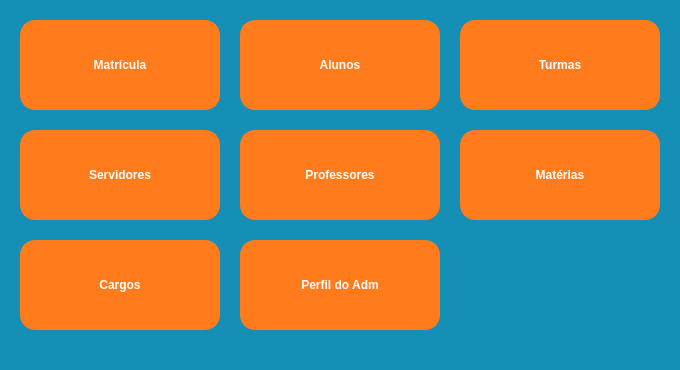
<?xml version="1.0" encoding="UTF-8"?>
<ui version="4.0">
 <class>MainWindow</class>
 <widget class="QMainWindow" name="MainWindow">
  <property name="geometry">
   <rect>
    <x>0</x>
    <y>0</y>
    <width>680</width>
    <height>370</height>
   </rect>
  </property>
  <property name="sizePolicy">
   <sizepolicy hsizetype="Fixed" vsizetype="Fixed">
    <horstretch>0</horstretch>
    <verstretch>0</verstretch>
   </sizepolicy>
  </property>
  <property name="minimumSize">
   <size>
    <width>680</width>
    <height>200</height>
   </size>
  </property>
  <property name="maximumSize">
   <size>
    <width>680</width>
    <height>600</height>
   </size>
  </property>
  <property name="windowTitle">
   <string>Início</string>
  </property>
  <widget class="QWidget" name="centralwidget">
   <property name="styleSheet">
    <string notr="true">#centralwidget {
background-color:  rgb(21, 143, 181);
}</string>
   </property>
   <widget class="QPushButton" name="btnMatricula">
    <property name="geometry">
     <rect>
      <x>20</x>
      <y>20</y>
      <width>200</width>
      <height>90</height>
     </rect>
    </property>
    <property name="font">
     <font>
      <weight>75</weight>
      <bold>true</bold>
     </font>
    </property>
    <property name="styleSheet">
     <string notr="true">border: 2px solid rgb(255, 123, 28);
border-radius: 15px;
background-color: rgb(255, 123, 28);
color: #fff;</string>
    </property>
    <property name="text">
     <string>Matrícula</string>
    </property>
    <property name="icon">
     <iconset>
      <normaloff>icons/matricula.png</normaloff>icons/matricula.png</iconset>
    </property>
    <property name="iconSize">
     <size>
      <width>32</width>
      <height>32</height>
     </size>
    </property>
    <property name="flat">
     <bool>false</bool>
    </property>
   </widget>
   <widget class="QPushButton" name="btnAlunos">
    <property name="geometry">
     <rect>
      <x>240</x>
      <y>20</y>
      <width>200</width>
      <height>90</height>
     </rect>
    </property>
    <property name="font">
     <font>
      <weight>75</weight>
      <bold>true</bold>
     </font>
    </property>
    <property name="styleSheet">
     <string notr="true">border: 2px solid rgb(255, 123, 28);
border-radius: 15px;
background-color: rgb(255, 123, 28);
color: #fff;</string>
    </property>
    <property name="text">
     <string>Alunos</string>
    </property>
    <property name="icon">
     <iconset>
      <normaloff>icons/alunos.png</normaloff>icons/alunos.png</iconset>
    </property>
    <property name="iconSize">
     <size>
      <width>32</width>
      <height>32</height>
     </size>
    </property>
   </widget>
   <widget class="QPushButton" name="btnMaterias">
    <property name="geometry">
     <rect>
      <x>460</x>
      <y>130</y>
      <width>200</width>
      <height>90</height>
     </rect>
    </property>
    <property name="font">
     <font>
      <weight>75</weight>
      <bold>true</bold>
     </font>
    </property>
    <property name="styleSheet">
     <string notr="true">border: 2px solid rgb(255, 123, 28);
border-radius: 15px;
background-color: rgb(255, 123, 28);
color: #fff;</string>
    </property>
    <property name="text">
     <string>Matérias</string>
    </property>
    <property name="icon">
     <iconset>
      <normaloff>icons/materias.png</normaloff>icons/materias.png</iconset>
    </property>
    <property name="iconSize">
     <size>
      <width>32</width>
      <height>32</height>
     </size>
    </property>
   </widget>
   <widget class="QPushButton" name="btnProfessores">
    <property name="geometry">
     <rect>
      <x>240</x>
      <y>130</y>
      <width>200</width>
      <height>90</height>
     </rect>
    </property>
    <property name="font">
     <font>
      <weight>75</weight>
      <bold>true</bold>
     </font>
    </property>
    <property name="styleSheet">
     <string notr="true">border: 2px solid rgb(255, 123, 28);
border-radius: 15px;
background-color: rgb(255, 123, 28);
color: #fff;</string>
    </property>
    <property name="text">
     <string>Professores</string>
    </property>
    <property name="icon">
     <iconset>
      <normaloff>icons/alunos.png</normaloff>icons/alunos.png</iconset>
    </property>
    <property name="iconSize">
     <size>
      <width>32</width>
      <height>32</height>
     </size>
    </property>
   </widget>
   <widget class="QPushButton" name="btnTurmas">
    <property name="geometry">
     <rect>
      <x>460</x>
      <y>20</y>
      <width>200</width>
      <height>90</height>
     </rect>
    </property>
    <property name="font">
     <font>
      <weight>75</weight>
      <bold>true</bold>
     </font>
    </property>
    <property name="styleSheet">
     <string notr="true">border: 2px solid rgb(255, 123, 28);
border-radius: 15px;
background-color: rgb(255, 123, 28);
color: #fff;</string>
    </property>
    <property name="text">
     <string>Turmas</string>
    </property>
    <property name="icon">
     <iconset>
      <normaloff>icons/turma.png</normaloff>icons/turma.png</iconset>
    </property>
    <property name="iconSize">
     <size>
      <width>32</width>
      <height>32</height>
     </size>
    </property>
   </widget>
   <widget class="QPushButton" name="btnServidores">
    <property name="geometry">
     <rect>
      <x>20</x>
      <y>130</y>
      <width>200</width>
      <height>90</height>
     </rect>
    </property>
    <property name="font">
     <font>
      <weight>75</weight>
      <bold>true</bold>
     </font>
    </property>
    <property name="styleSheet">
     <string notr="true">border: 2px solid rgb(255, 123, 28);
border-radius: 15px;
background-color: rgb(255, 123, 28);
color: #fff;</string>
    </property>
    <property name="text">
     <string>Servidores</string>
    </property>
    <property name="icon">
     <iconset>
      <normaloff>icons/alunos.png</normaloff>icons/alunos.png</iconset>
    </property>
    <property name="iconSize">
     <size>
      <width>32</width>
      <height>32</height>
     </size>
    </property>
   </widget>
   <widget class="QPushButton" name="btnExit">
    <property name="geometry">
     <rect>
      <x>620</x>
      <y>334</y>
      <width>32</width>
      <height>32</height>
     </rect>
    </property>
    <property name="font">
     <font>
      <weight>75</weight>
      <bold>true</bold>
     </font>
    </property>
    <property name="toolTip">
     <string>&lt;html&gt;&lt;head/&gt;&lt;body style=&quot;background-color: #fff;&quot;&gt;&lt;p&gt;Sair&lt;/p&gt;&lt;/body&gt;&lt;/html&gt;</string>
    </property>
    <property name="styleSheet">
     <string notr="true"/>
    </property>
    <property name="text">
     <string/>
    </property>
    <property name="icon">
     <iconset>
      <normaloff>icons/exit.png</normaloff>icons/exit.png</iconset>
    </property>
    <property name="iconSize">
     <size>
      <width>32</width>
      <height>32</height>
     </size>
    </property>
    <property name="flat">
     <bool>true</bool>
    </property>
   </widget>
   <widget class="QPushButton" name="btnCargos">
    <property name="geometry">
     <rect>
      <x>20</x>
      <y>240</y>
      <width>200</width>
      <height>90</height>
     </rect>
    </property>
    <property name="font">
     <font>
      <weight>75</weight>
      <bold>true</bold>
     </font>
    </property>
    <property name="styleSheet">
     <string notr="true">border: 2px solid rgb(255, 123, 28);
border-radius: 15px;
background-color: rgb(255, 123, 28);
color: #fff;</string>
    </property>
    <property name="text">
     <string>Cargos</string>
    </property>
    <property name="icon">
     <iconset>
      <normaloff>icons/work.png</normaloff>icons/work.png</iconset>
    </property>
    <property name="iconSize">
     <size>
      <width>32</width>
      <height>32</height>
     </size>
    </property>
   </widget>
   <widget class="QPushButton" name="btnPerfil">
    <property name="geometry">
     <rect>
      <x>240</x>
      <y>240</y>
      <width>200</width>
      <height>90</height>
     </rect>
    </property>
    <property name="font">
     <font>
      <weight>75</weight>
      <bold>true</bold>
     </font>
    </property>
    <property name="styleSheet">
     <string notr="true">border: 2px solid rgb(255, 123, 28);
border-radius: 15px;
background-color: rgb(255, 123, 28);
color: #fff;</string>
    </property>
    <property name="text">
     <string>Perfil do Adm</string>
    </property>
    <property name="icon">
     <iconset>
      <normaloff>icons/config.png</normaloff>icons/config.png</iconset>
    </property>
    <property name="iconSize">
     <size>
      <width>32</width>
      <height>32</height>
     </size>
    </property>
   </widget>
  </widget>
 </widget>
 <resources/>
 <connections/>
</ui>
